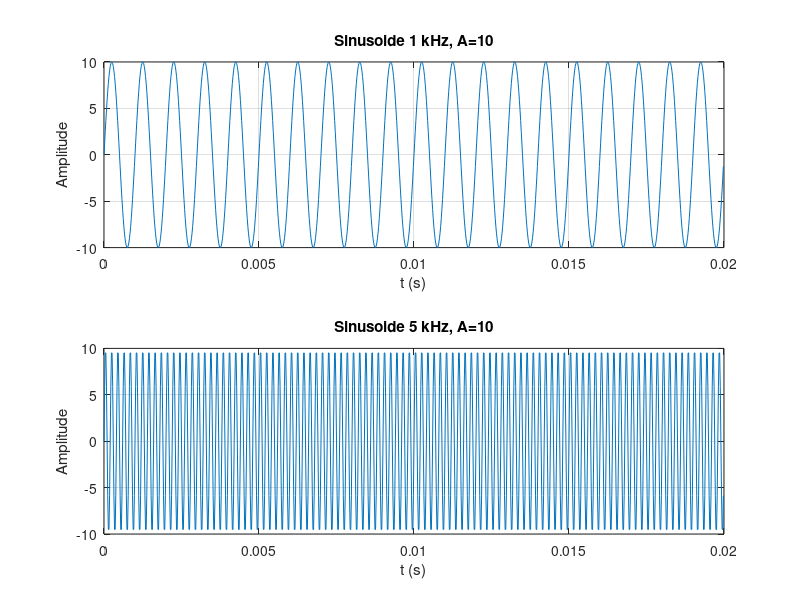

The MATLAB source for this figure:
f1 = 1e3;   % 1 kHz
f2 = 5e3;   % 5 kHz
t_end = 2;  % durée en secondes
A = 10;     % amplitude

fs = 10 * f2;      
t = 0:1/fs:t_end;  % vecteur temps

% signal 1: 1 kHz
x1 = A * sin(2*pi*f1*t);

% signal 2: 5 kHz
x2 = A * sin(2*pi*f2*t);

% affichage
figure('Name','Sinusoides 1kHz et 5kHz');
subplot(2,1,1);
plot(t(1:1000), x1(1:1000));
title('Sinusoide 1 kHz, A=10'); xlabel('t (s)'); ylabel('Amplitude'); grid on;

subplot(2,1,2);
plot(t(1:1000), x2(1:1000));
title('Sinusoide 5 kHz, A=10'); xlabel('t (s)'); ylabel('Amplitude'); grid on;
